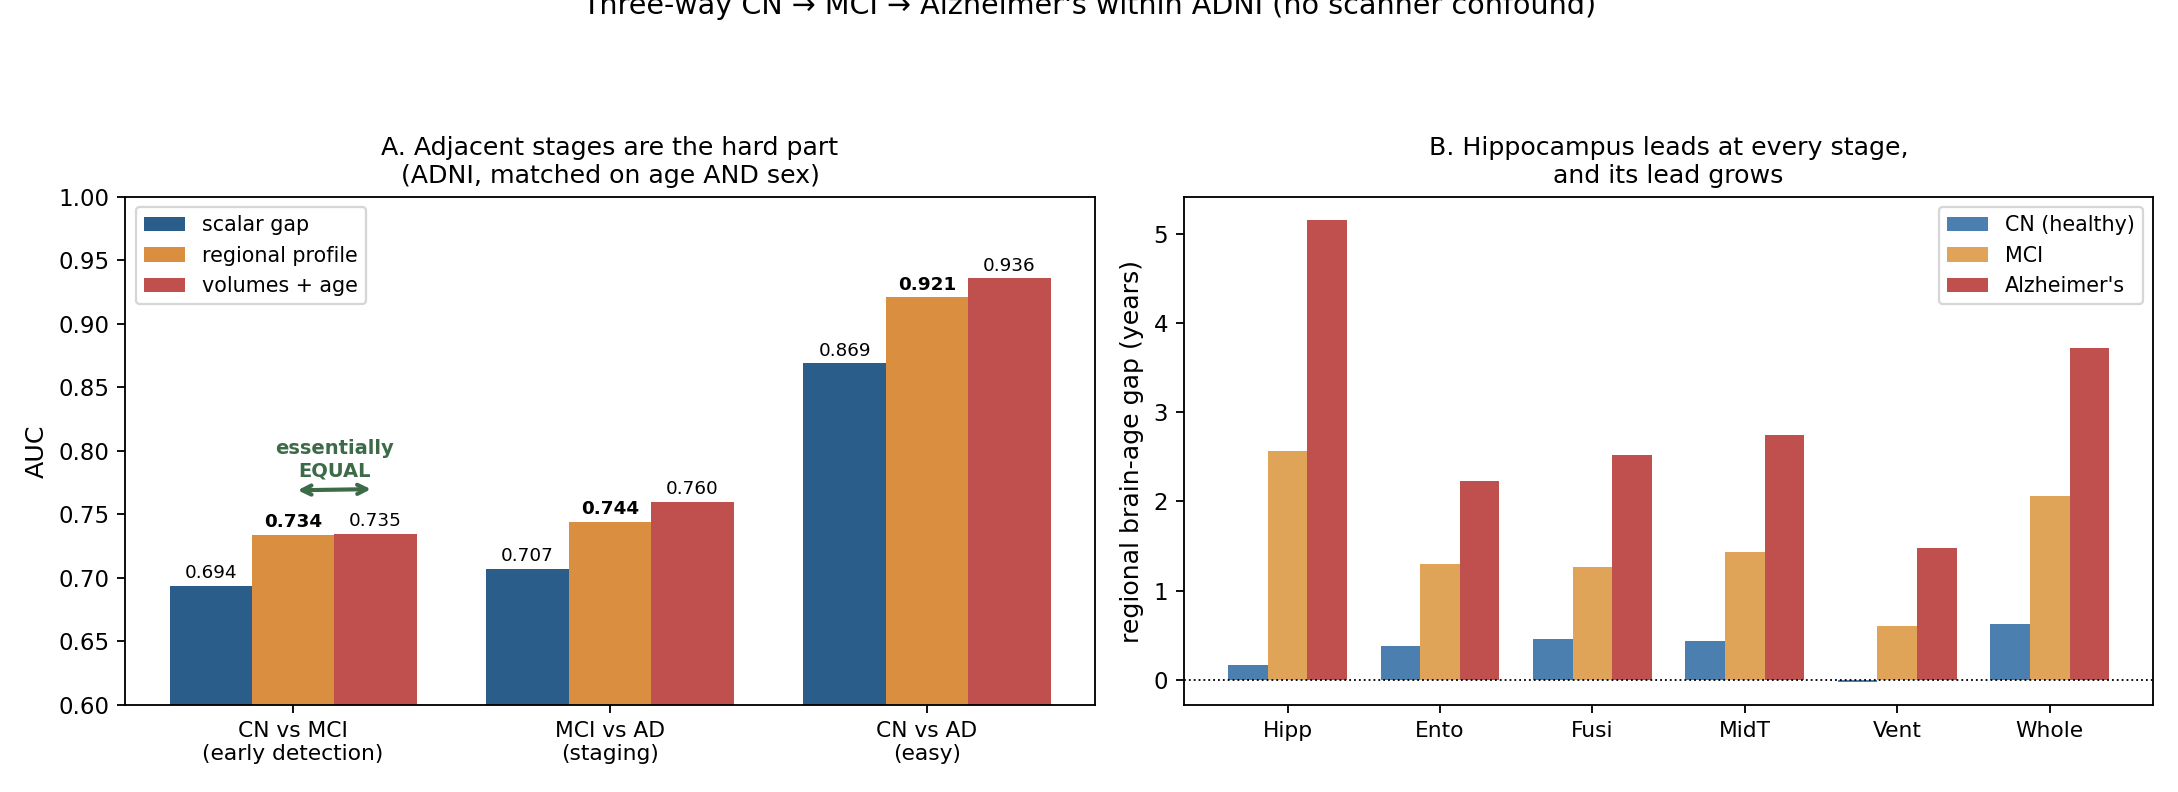

Generate this figure with Python:
#!/usr/bin/env python
# -*- coding: utf-8 -*-
"""Clean two-panel version of the three-way figure.
Panel C of fig12 (the profile-rotation angle) is deliberately dropped:
experiment 17 showed that angle is an artefact of the CN profile being ~zero."""

import matplotlib
matplotlib.use("Agg")
import matplotlib.pyplot as plt
import numpy as np

OUT = r"C:\Users\Sibetalaee\Desktop\PhD\Brain Age Estimation\pilot"
z = np.load(f"{OUT}/exp14_threeway.npz")
V = ["Hippocampus", "Entorhinal", "Fusiform", "MidTemp", "Ventricles", "WholeBrain"]
SHORT = ["Hipp", "Ento", "Fusi", "MidT", "Vent", "Whole"]
mCN, mMCI, mAD = z["mean_CN"], z["mean_MCI"], z["mean_AD"]

fig, axes = plt.subplots(1, 2, figsize=(13.2, 4.8))

# ---- A: adjacent-pair AUCs
ax = axes[0]
tasks = ["CN vs MCI\n(early detection)", "MCI vs AD\n(staging)", "CN vs AD\n(easy)"]
scal = [0.694, 0.707, 0.869]
prof = [0.734, 0.744, 0.921]
base = [0.735, 0.760, 0.936]
x = np.arange(3); w = 0.26
ax.bar(x - w, scal, w, color="#2b5d8a", label="scalar gap")
ax.bar(x, prof, w, color="#d98f3f", label="regional profile")
ax.bar(x + w, base, w, color="#c0504d", label="volumes + age")
ax.set_xticks(x); ax.set_xticklabels(tasks, fontsize=9.5)
ax.set_ylim(0.6, 1.0); ax.set_ylabel("AUC", fontsize=11)
ax.legend(fontsize=9, loc="upper left")
ax.set_title("A. Adjacent stages are the hard part\n(ADNI, matched on age AND sex)",
             fontsize=11)
for xi, v in zip(x - w, scal):
    ax.text(xi, v + .006, f"{v:.3f}", ha="center", fontsize=8)
for xi, v in zip(x, prof):
    ax.text(xi, v + .006, f"{v:.3f}", ha="center", fontsize=8, fontweight="bold")
for xi, v in zip(x + w, base):
    ax.text(xi, v + .006, f"{v:.3f}", ha="center", fontsize=8)
# highlight the tie on early detection
ax.annotate("", xy=(0 + w, base[0] + .035), xytext=(0, prof[0] + .035),
            arrowprops=dict(arrowstyle="<->", color="#3d6b48", lw=1.8))
ax.text(0 + w/2, base[0] + .045, "essentially\nEQUAL", ha="center", fontsize=8.5,
        color="#3d6b48", fontweight="bold")

# ---- B: the profile at each stage
ax = axes[1]
xx = np.arange(len(V)); w = 0.26
ax.bar(xx - w, mCN, w, color="#4a7fb0", label="CN (healthy)")
ax.bar(xx, mMCI, w, color="#e0a458", label="MCI")
ax.bar(xx + w, mAD, w, color="#c0504d", label="Alzheimer's")
ax.set_xticks(xx); ax.set_xticklabels(SHORT, fontsize=9.5)
ax.set_ylabel("regional brain-age gap (years)", fontsize=11)
ax.axhline(0, color="k", lw=.8, ls=":")
ax.legend(fontsize=9)
ax.set_title("B. Hippocampus leads at every stage,\nand its lead grows", fontsize=11)

fig.suptitle("Three-way CN → MCI → Alzheimer's within ADNI (no scanner confound)",
             fontsize=12.5, y=1.01)
plt.tight_layout(rect=[0, 0, 1, 0.93])
plt.savefig(f"{OUT}/fig16_threeway_clean.png", dpi=165)
print("saved fig16_threeway_clean.png")
